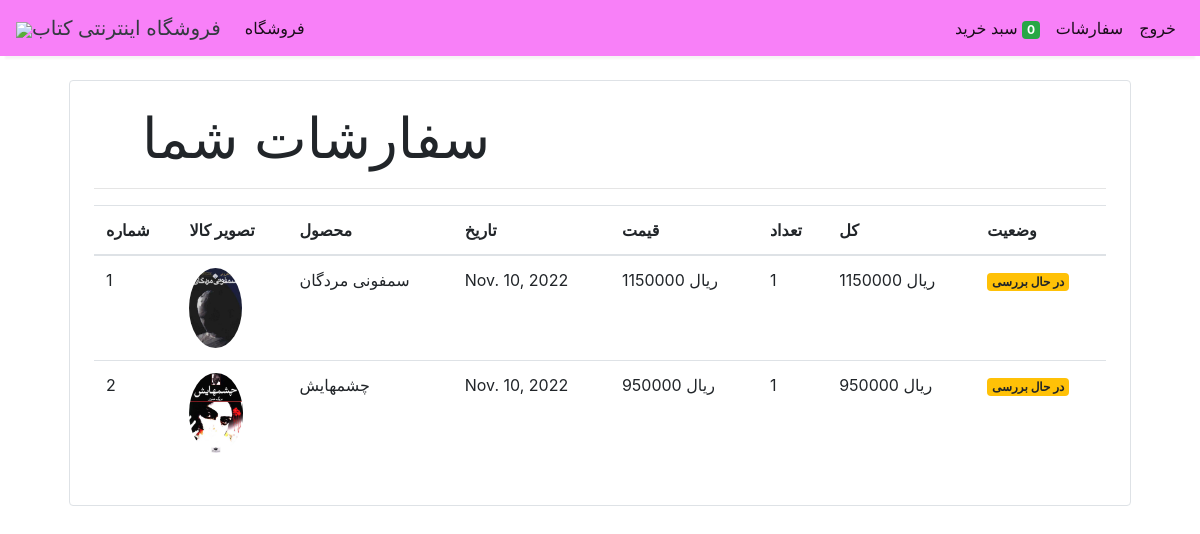
The page /orders (signed in) on the database its author committed.
### store/models/orders.py (models this page shows, shortened)
class Order(models.Model):
    product = models.ForeignKey(Products,
                                on_delete=models.CASCADE)
    customer = models.ForeignKey(Customer,
                                 on_delete=models.CASCADE)
    quantity = models.IntegerField(default=1)
    price = models.IntegerField()
    address = models.CharField (max_length=50, default='', blank=True)
    phone = models.CharField (max_length=50, default='', blank=True)
    date = models.DateField (default=datetime.datetime.today)
    status = models.BooleanField (default=False)
    def __str__(self):
        return "{}-{}-{}" .format(self.date,self.customer,self.price)
    @staticmethod
    def get_orders_by_customer(customer_id):
        return Order.objects.filter(customer=customer_id).order_by('-date')

### store/models/product.py (models this page shows, shortened)
class Products(models.Model):
    name = models.CharField(max_length=60)
    price= models.IntegerField(default=0)
    category= models.ForeignKey(Category,on_delete=models.CASCADE,default=1 )
    description= models.CharField(max_length=250, default='', blank=True, null= True)
    image= models.ImageField(upload_to='uploads/products/')

### store/middlewares/auth.py (the view)
    def middleware(request):
        print(request.session.get('customer'))
        returnUrl = request.META['PATH_INFO']
        print(request.META['PATH_INFO'])
        if not request.session.get('customer'):
           return redirect(f'login?return_url={returnUrl}')
        response = get_response(request)
        return response

### store/models/customer.py (called while the page is built)
    def __str__(self):
        return "{} {}" .format(self.first_name,self.last_name)

### store/templatetags/custom_filter.py (called while the page is built)
@register.filter(name='currency')
def currency(number):
    return "ریال "+str(number)

@register.filter(name='multiply')
def multiply(number , number1):
    return number * number1

### store/views/orders.py (called while the page is built)
    def get(self , request ):
        customer = request.session.get('customer')
        orders = Order.get_orders_by_customer(customer)
        print(orders)
        return render(request , 'orders.html'  , {'orders' : orders})

### store/templates/orders.html
{% extends 'base.html' %}
{% block content %}
{% load cart %}
{% load custom_filter %}
<div class="container">
   <div class="border rounded p-4 m-4">
        <p class="display-4 pl-4 ml-4">سفارشات شما</p>
        <hr>
        <table class="table">
            <thead>
                <tr>
                    <th>شماره</th>
                    <th>تصویر کالا</th>
                    <th>محصول</th>
                    <th>تاریخ</th>
                    <th>قیمت</th>
                    <th>تعداد</th>
                    <th>کل</th>
                    <th>وضعیت</th>
                </tr>
            </thead>
            <tbody>
                {% for order in orders %}
                <tr>
                    <td>{{forloop.counter}}</td>
                    <td><img style="height: 80px;" class="rounded-circle" src="{{order.product.image.url}}" alt=""></td>
                    <td>{{order.product.name}}</td>
                    <td>{{order.date}}</td>
                    <td>{{order.price|currency}}</td>
                    <td>{{order.quantity}}</td>
                    <td>{{order.quantity|multiply:order.price|currency}}</td>
                    {% if order.status %}
                    <td><small class="badge badge-success">تکمیل شده</small></td>
                    {%else%}
                    <td><small class="badge badge-warning">در حال بررسی</small></td>
                    {% endif %}
                </tr>
                {% endfor %}
            </tbody>
        </table>
   </div>
</div>
{% endblock %}

### rows shown on the page
Order: product.image (picture), product.name "سمفونی مردگان", date "Nov. 10, 2022", price "ریال 1150000", quantity "1", quantity|multiply "ریال 1150000", status "در حال بررسی"
Order: product.image (picture), product.name "چشمهایش", date "Nov. 10, 2022", price "ریال 950000", quantity "1", quantity|multiply "ریال 950000", status "در حال بررسی"

### other values the page prints
{{ request.session.cart.keys|length }} "0"
